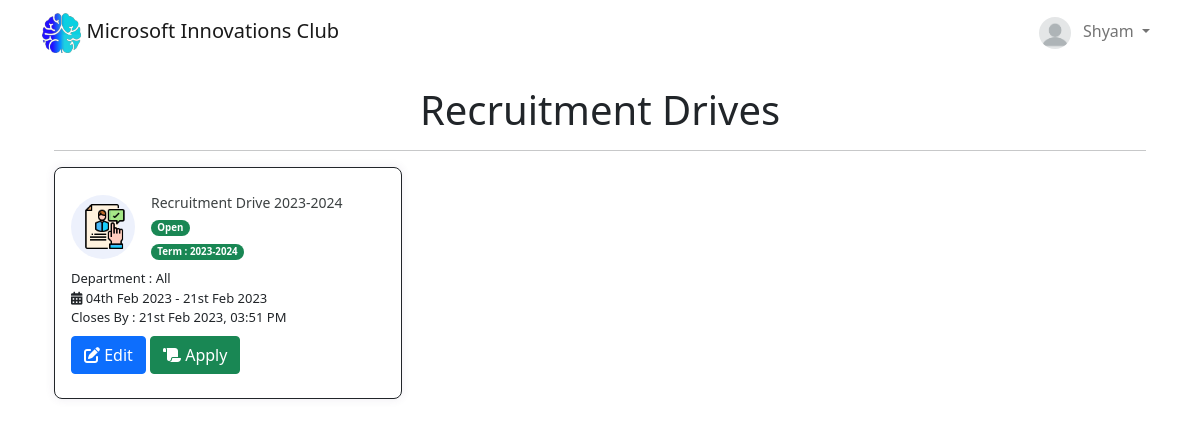
The app's page / (signed in), older data.
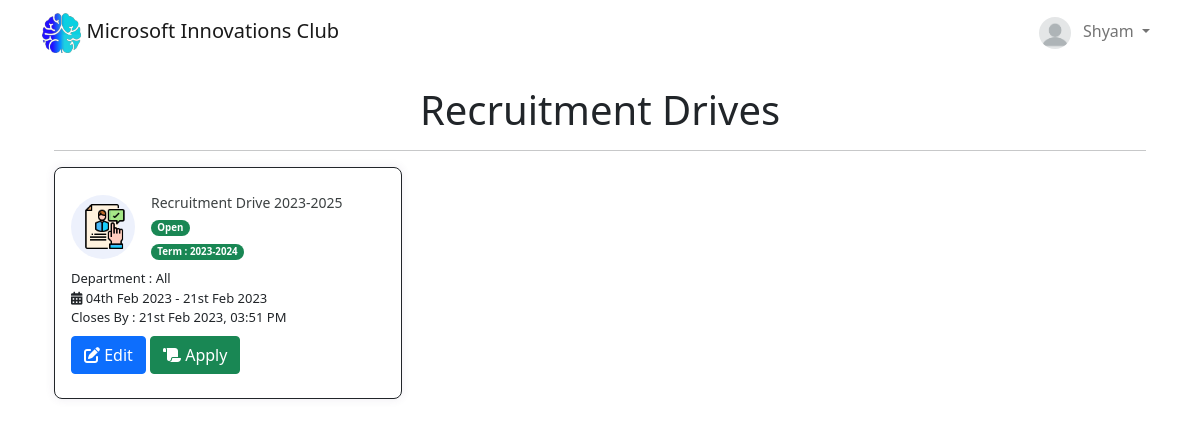
The same page, newer data.
### services/models.py (models this page shows, shortened)
class RecruitmentDrive(models.Model):
    recruitment_title = models.CharField(max_length = 200)
    start_date_time = models.DateTimeField()
    end_date_time = models.DateTimeField()
    recruitment_term = models.CharField(max_length = 500)
    status = models.CharField(max_length = 100,choices = RECRUITMENT_STATUS_CHOICES)
    department = models.CharField(max_length = 100,choices = DRIVE_DEPARTMENT_CHOICES,default = "All")

### services/views.py (the view)
# urls.py: 2. Add a URL to urlpatterns:  path('', views.home, name='home')
def home(request):
    user_status = is_authorized(request.user)
    recruitment_drives = RecruitmentDrive.objects.all().order_by('-start_date_time')
    return render(request,'services/home.html',{"Recruitment_Drives":recruitment_drives,"Status":user_status})

### services/aiding_functions.py (called while the page is built)
def is_authorized(user):
    status = False
    if user.profile.role == "President" or user.profile.role == "Vice President" or user.profile.role == "Head/Lead":
        status = True
    return status

### services/templates/services/home.html
{% extends 'base.html' %} {% block content %} {% load static %}
<div class="container">
  <h1 class="text-center">Recruitment Drives</h1>
  <hr />
  <div class="row">
    {% if Recruitment_Drives %} {% for drive in Recruitment_Drives %}
    <div class="col-lg-4 col-md-6">
      <div class="card card-margin border border-dark">
        <div class="card-body pt-4">
          <div class="widget-49">
            <div class="widget-49-title-wrapper">
              <div class="widget-49-date-primary">
                <span class="widget-49-date-day"
                  ><img
                    src="{% static 'candidate.png' %}"
                    height="45px;"
                    width="45px;"
                /></span>
              </div>
              <div class="widget-49-meeting-info">
                <span class="widget-49-pro-title"
                  >{{drive.recruitment_title}}</span
                >
                <div class="row-flex">
                  <div class="col">
                    <span class="widget-49-meeting-time">
                      {% if drive.status == "Open" %}
                      <span class="badge rounded-pill bg-success">Open</span>
                      {% else %}
                      <span class="badge rounded-pill bg-danger">Closed</span>
                      {% endif %}
                    </span>
                  </div>
                  <div class="col">
                    <span class="widget-49-meeting-time"
                      ><span class="badge rounded-pill bg-success"
                        >Term : {{ drive.recruitment_term}}</span
                      ></span
                    >
                  </div>
                  </div>
                </div>
              </div>
              <div class = "widget-49-meeting-points">
                <li style = "list-style-type:none;">Department : {{drive.department}}</li>
                <li style = "list-style-type:none;"><i class="fa-solid fa-calendar-days"></i>  {{drive.start_date_time|date:'dS M Y'}} - {{drive.end_date_time|date:'dS M Y'}} </li>
                <li style = "list-style-type:none;">Closes By : {{drive.end_date_time|date:'dS M Y, h:i A'}}</li>
              </div>
              <div class = "d-inline-block py-2" style = {"margin:5px;"}>
                {% if Status %}
                  <a href = "{% url 'update_recruitment' drive.id %}" class = "btn btn-primary"><i class="fa-solid fa-pen-to-square"></i> Edit</a>
                {% endif %}
                  <a href = "#" class = "btn btn-success"><i class="fa-solid fa-scroll"></i> Apply</a>
              </div>
            </div>
          </div>
        </div>
      </div>
      {% endfor %}
    </div>
    {% else %}
    <h1 class="text-center">No Drives Found !!!</h1>
    {% endif %}
  </div>
</div>
{% endblock %}

### recruitmentportal/templates/base.html (shortened to what this page needs)
<!doctype html>
<html lang="en">
  {% load static %}
  <head>
    <link href="https://cdn.jsdelivr.net/npm/bootstrap@5.0.2/dist/css/bootstrap.min.css" rel="stylesheet">
    <link rel="stylesheet" href="https://cdnjs.cloudflare.com/ajax/libs/font-awesome/6.2.1/css/all.min.css" />
    <link href="{% static 'styles.css' %}" rel="stylesheet" />
  </head>
  <body>
    <header style = "margin-bottom:20px;">
      <nav class="navbar navbar-expand-lg navbar-light">
        <div class="container">
          <a
            class="navbar-brand"
            href="{% url 'home' %}"
            ><img src = "{% static 'mic-logo.png' %}" height = 40px,width = 12px /> Microsoft Innovations Club</a
          >
          <div class="collapse navbar-collapse" id="navcol-1">
            <ul class="navbar-nav ms-auto">
            {% if user.is_authenticated %}
            <li class="nav-item dropdown">
              <a class="nav-link dropdown-toggle" href="#" id="navbarDropdown" role="button" data-bs-toggle="dropdown" aria-expanded="false">
                {% if user.profile.avatar %}
                <img src="#" alt="" width="32" height="32" class="rounded-circle me-2">
                {% else %}
                <img src="{% static 'default.png' %}" alt="" width="32" height="32" class="rounded-circle me-2">
                {% endif %}
                {{user.username}}
              </a>
            </li>
            {% else %}
            <a class = "nav-link active" data-bss-hover-animate="pulse" href="{% url 'social:begin' 'google-oauth2' %}">Login</a>
          {% endif %}
          </ul>
          </div>
        </div>
      </nav>
    </header>
    <div class = "container">
        {% block content %}
        {% endblock %}
  </body>
</html>

### recruitmentportal/static/styles.css (style rules this page uses)
.card-margin { margin-bottom: 1.875rem; }
.card { border: 0; box-shadow: 0px 0px 10px 0px rgba(82, 63, 105, 0.1); -webkit-box-shadow: 0px 0px 10px 0px rgba(82, 63, 105, 0.1); -moz-box-shadow: 0px 0px 10px 0px rgba(82, 63, 105, 0.1); -ms-box-shadow: 0px 0px 10px 0px rgba(82, 63, 105, 0.1); }
.card { position: relative; display: flex; flex-direction: column; min-width: 0; word-wrap: break-word; background-color: #ffffff; background-clip: border-box; border: 1px solid #e6e4e9; border-radius: 8px; }
.widget-49 .widget-49-title-wrapper { display: flex; align-items: center; }
.widget-49 .widget-49-title-wrapper .widget-49-date-primary { display: flex; align-items: center; justify-content: center; flex-direction: column; background-color: #edf1fc; width: 4rem; height: 4rem; border-radius: 50%; }
.widget-49 .widget-49-title-wrapper .widget-49-date-primary .widget-49-date-day { color: #4e73e5; font-weight: 500; font-size: 1.5rem; line-height: 1; }
.widget-49 .widget-49-title-wrapper .widget-49-meeting-info { display: flex; flex-direction: column; margin-left: 1rem; }
.widget-49 .widget-49-title-wrapper .widget-49-meeting-info .widget-49-pro-title { color: #3c4142; font-size: 14px; }
.widget-49 .widget-49-title-wrapper .widget-49-meeting-info .widget-49-meeting-time { color: #B1BAC5; font-size: 13px; }
.widget-49 .widget-49-meeting-points { font-weight: 400; font-size: 13px; margin-top: .5rem; }

Row changes from the older to the newer data that the page shows:
changed RecruitmentDrive "All": recruitment_title "Recruitment Drive 2023-2024" → "Recruitment Drive 2023-2025"
